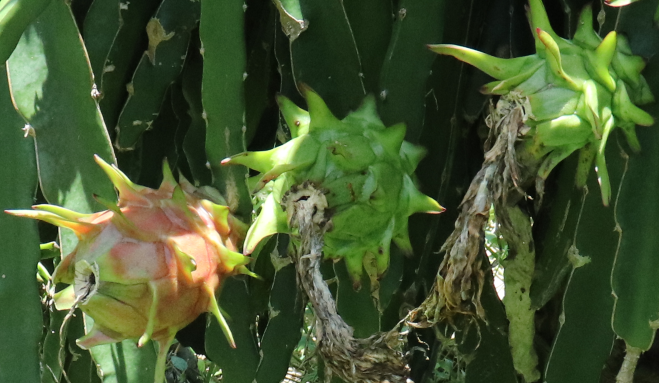
#> input picture scritps/imgs/test.png, 1318 x 766 px, found by its file name (shown at 1/2 size)
$ python threshold_test.py
#> lines starting #> are read from the running program, lines starting #| are printed output that depends on the picture
# Python program to illustrate
# foreground extraction using
# GrabCut algorithm

# organize imports
import numpy as np
import cv2
from matplotlib import pyplot as plt

# path to input image specified and
# image is loaded with imread command
image = cv2.imread('E:\\Github\\ComputerVisionTools\\scritps\\imgs\\test.png')
#> image is the input picture: shape (766, 1318, 3); mean B, G, R 47.4, 85.4, 67.9

# create a simple mask image similar
# to the loaded image, with the
# shape and return type
mask = np.zeros(image.shape[:2], np.uint8)

# specify the background and foreground model
# using numpy the array is constructed of 1 row
# and 65 columns, and all array elements are 0
# Data type for the array is np.float64 (default)
backgroundModel = np.zeros((1, 65), np.float64)
foregroundModel = np.zeros((1, 65), np.float64)

# define the Region of Interest (ROI)
# as the coordinates of the rectangle
# where the values are entered as
# (startingPoint_x, startingPoint_y, width, height)
# these coordinates are according to the input image
# it may vary for different images
rectangle = (100, 330, 380, 370)
rectangle1 = (480, 240, 400, 300)
rectangle2 = (970, 70, 300, 320)

# apply the grabcut algorithm with appropriate
# values as parameters, number of iterations = 3
# cv2.GC_INIT_WITH_RECT is used because
# of the rectangle mode is used
cv2.grabCut(image, mask, rectangle1,
            backgroundModel, foregroundModel,
            3, cv2.GC_INIT_WITH_RECT)

# cv2.grabCut(image, mask, rectangle1,
#             backgroundModel, foregroundModel,
#             3, cv2.GC_INIT_WITH_RECT)
#
# cv2.grabCut(image, mask, rectangle2,
#             backgroundModel, foregroundModel,
#             3, cv2.GC_INIT_WITH_RECT)

# In the new mask image, pixels will
# be marked with four flags
# four flags denote the background / foreground
# mask is changed, all the 0 and 2 pixels
# are converted to the background
# mask is changed, all the 1 and 3 pixels
# are now the part of the foreground
# the return type is also mentioned,
# this gives us the final mask
mask2 = np.where((mask == 2) | (mask == 0), 0, 1).astype('uint8')

# The final mask is multiplied with
# the input image to give the segmented image.
image = image * mask2[:, :, np.newaxis]
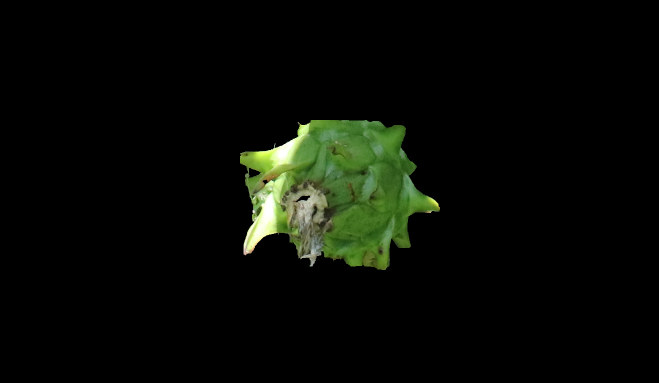
#> image: shape (766, 1318, 3) (shown at 1/2 size); mean B, G, R 5.3, 10.8, 8

ret, bw_img = cv2.threshold(image, 1, 255, cv2.THRESH_BINARY)
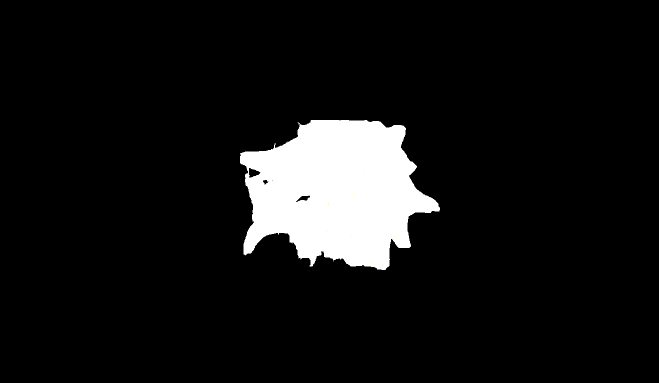
#> bw_img: shape (766, 1318, 3) (shown at 1/2 size); mean B, G, R 20.6, 20.6, 20.6

# output segmented image with colorbar
plt.imshow(bw_img)
plt.savefig('test2.svg', format='svg', dpi=1200)
# plt.colorbar()
plt.show()
